Frame 1 (no input): blank canvas, image omitted
Frame 60 (the mouse pressed at the canvas centre just before this capture): blank canvas, image omitted
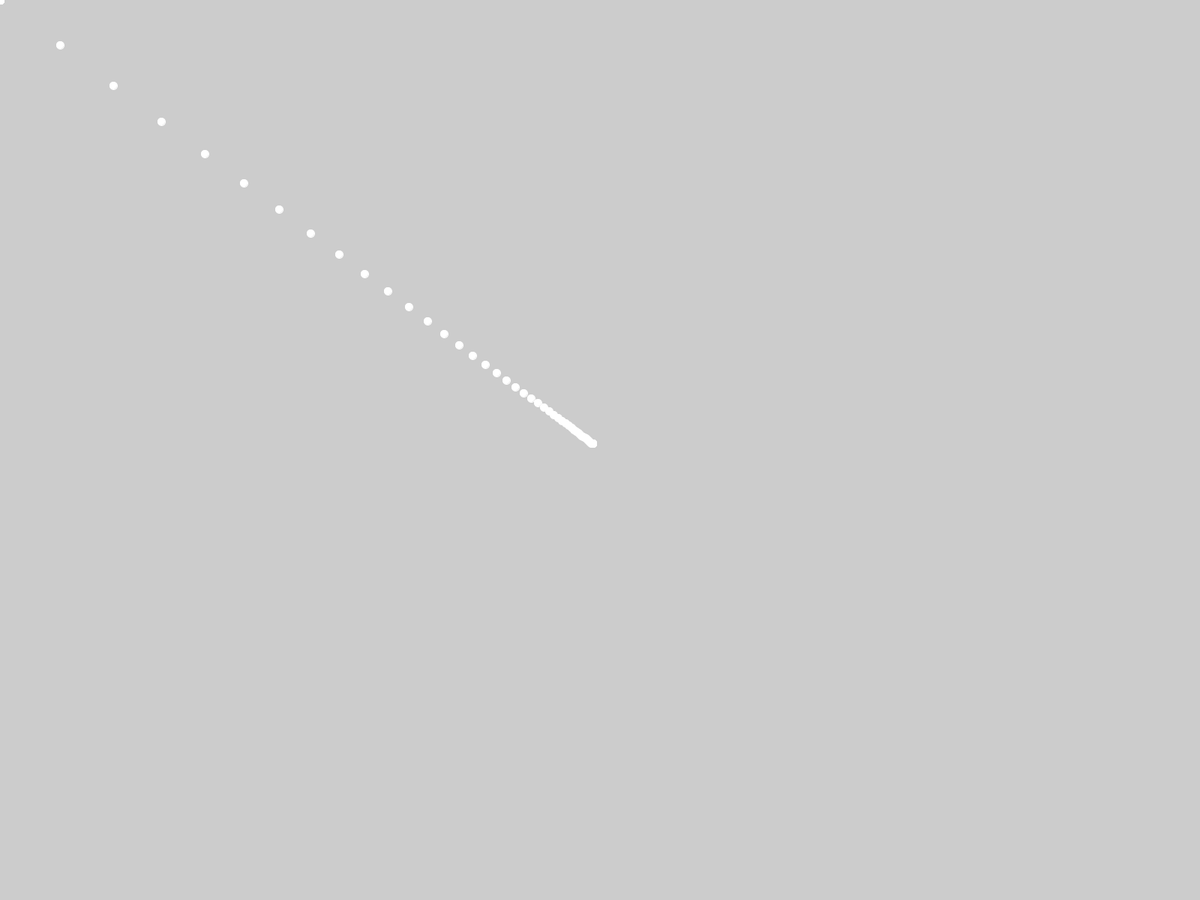
Frame 120 (the mouse held since frame 60 and released just before this capture)

The Processing sketch whose frames 1 and 60 were blank and that drew this single picture after the mouse press (run headless with seeded random() and noise(); from frame 60 on, the mouse is pressed at the canvas centre):

// Processing sketch: sketch_170504b
// ── sketch_170504b.pde
int x;
int y;

void setup()
{
  fullScreen();
  stroke(255);
}

void draw()
{
  ellipse(x, y, 10, 10);
  x += ((mouseX - x) + sin(mouseX - x)) * 0.1;
  y += ((mouseY - y)) * 0.1;
}
